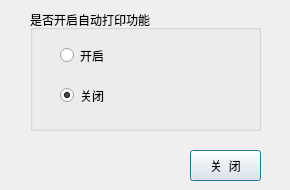
<?xml version="1.0" encoding="UTF-8"?>
<ui version="4.0">
 <class>PrinterForm</class>
 <widget class="QWidget" name="PrinterForm">
  <property name="geometry">
   <rect>
    <x>0</x>
    <y>0</y>
    <width>290</width>
    <height>190</height>
   </rect>
  </property>
  <property name="windowTitle">
   <string>打印设置</string>
  </property>
  <property name="windowIcon">
   <iconset resource="../../img.qrc">
    <normaloff>:/img/images/printer.png</normaloff>:/img/images/printer.png</iconset>
  </property>
  <property name="styleSheet">
   <string notr="true">font: 12pt &quot;Sans Serif&quot;;</string>
  </property>
  <widget class="QGroupBox" name="groupBox">
   <property name="enabled">
    <bool>true</bool>
   </property>
   <property name="geometry">
    <rect>
     <x>30</x>
     <y>10</y>
     <width>231</width>
     <height>121</height>
    </rect>
   </property>
   <property name="title">
    <string>是否开启自动打印功能</string>
   </property>
   <widget class="QRadioButton" name="radiobutton_open">
    <property name="geometry">
     <rect>
      <x>30</x>
      <y>30</y>
      <width>118</width>
      <height>31</height>
     </rect>
    </property>
    <property name="text">
     <string>开启</string>
    </property>
   </widget>
   <widget class="QRadioButton" name="radiobutton_close">
    <property name="geometry">
     <rect>
      <x>30</x>
      <y>70</y>
      <width>118</width>
      <height>31</height>
     </rect>
    </property>
    <property name="text">
     <string>关闭</string>
    </property>
    <property name="checked">
     <bool>true</bool>
    </property>
    <property name="autoRepeat">
     <bool>false</bool>
    </property>
   </widget>
  </widget>
  <widget class="QPushButton" name="btn_close">
   <property name="enabled">
    <bool>true</bool>
   </property>
   <property name="geometry">
    <rect>
     <x>190</x>
     <y>150</y>
     <width>71</width>
     <height>31</height>
    </rect>
   </property>
   <property name="text">
    <string>关  闭</string>
   </property>
   <property name="default">
    <bool>true</bool>
   </property>
  </widget>
 </widget>
 <resources>
  <include location="../../img.qrc"/>
 </resources>
 <connections/>
</ui>
